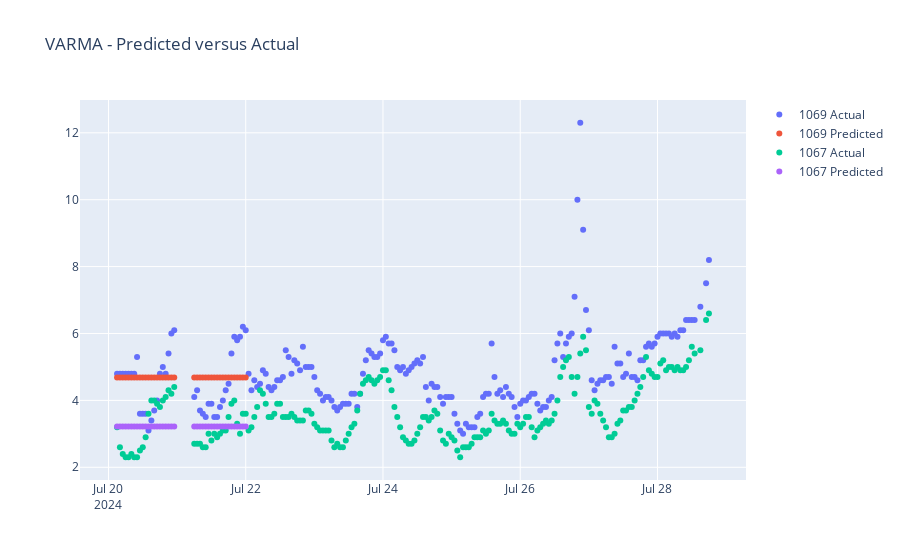

Here is the notebook cell this chart was saved with:
### Markdown cell above
### Measuring VARMA Performance

### Code cell
fig = go.Figure()

for var in vars:
    for category in ['Actual', 'Predicted']:
        fig.add_trace(go.Scatter(x=concatted_df_varma[concatted_df_varma['Category'] == category]['Date'], 
                                 y=concatted_df_varma[concatted_df_varma['Category'] == category][var],
                        mode='markers',
                        name='{} {}'.format(var, category)))

fig.update_layout(title='VARMA - Predicted versus Actual',
                  yaxis_zeroline=False, xaxis_zeroline=False)
fig.show()
